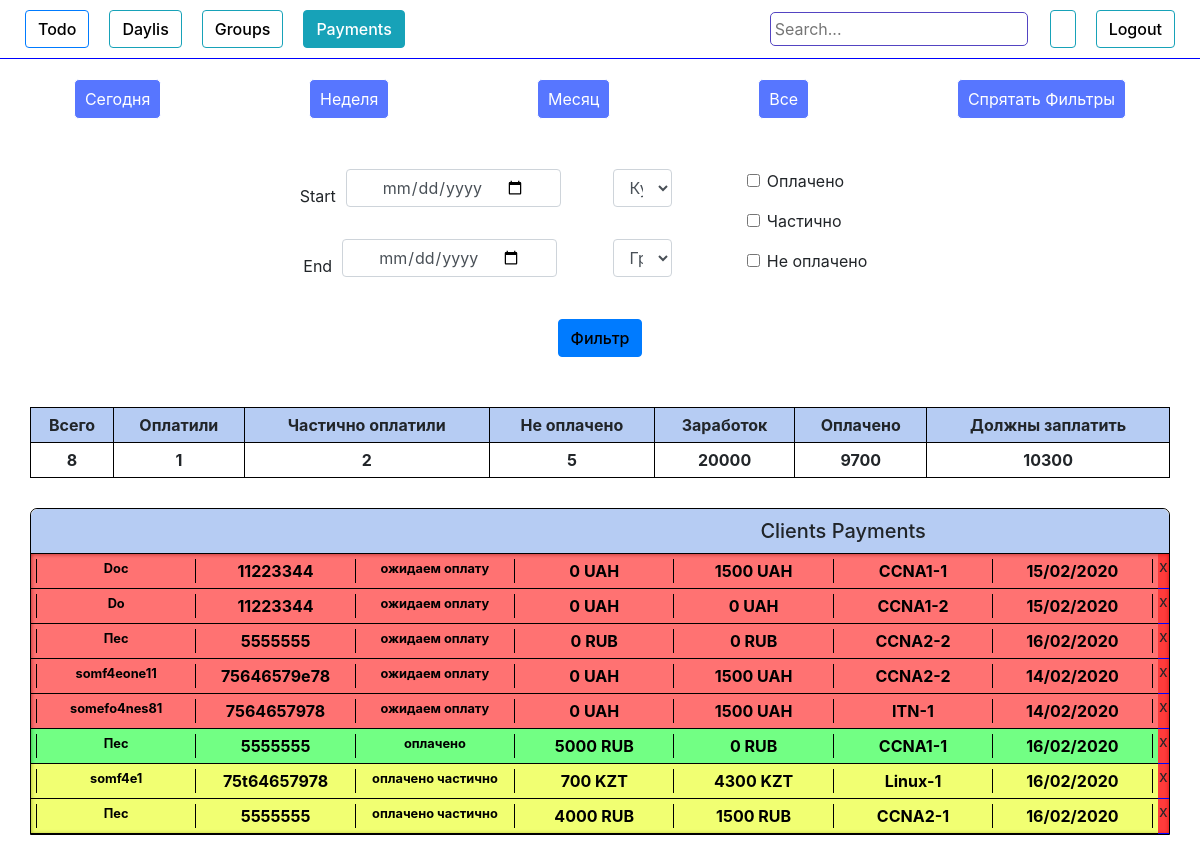
The app's page /pay_filter/5, older data.
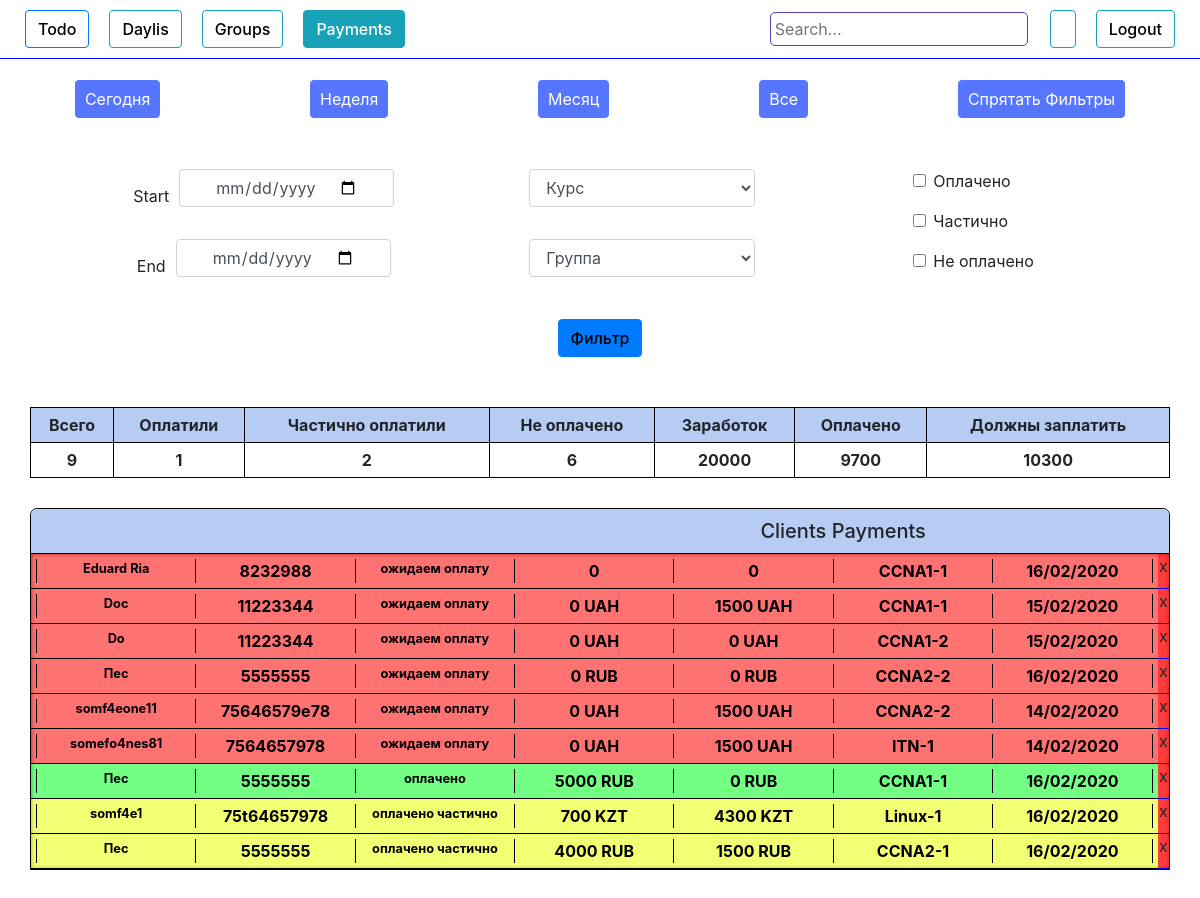
The same page, newer data.
### authorization/models.py (models this page shows, shortened)
class People(models.Model):
    add_date        = models.DateTimeField(blank=True, null=True)
    name            = models.CharField(max_length=100, blank=True)
    phone           = models.CharField(max_length=100, blank=True)
    email           = models.CharField(max_length=100, blank=True)
    course          = models.ForeignKey(Course, on_delete=models.DO_NOTHING)
    country         = models.CharField(max_length=100, blank=True)
    university      = models.CharField(max_length=100, blank=True)
    work            = models.CharField(max_length=100, blank=True)
    where_from      = models.CharField(max_length=100, blank=True)
    ip              = models.CharField(max_length=100, blank=True)
    currency        = models.CharField(max_length=100, blank=True)
    course_price    = models.IntegerField(blank=True, null=True)
    comments        = models.TextField(blank=True)
    wishes          = models.TextField(blank=True)
    callback_time   = models.DateTimeField(blank=True, null=True)
    group           = models.ForeignKey(Group, on_delete=models.DO_NOTHING, null=True, blank=True)
    request_status  = models.CharField(max_length=100, blank=True)
    need_confirm  = models.BooleanField(blank=True, null=True)
    first_payment_date   = models.DateTimeField(blank=True, null=True)
    full_payment_date  = models.DateTimeField(blank=True, null=True)
    payment_history = models.TextField(blank=True)
    total_payment   = models.IntegerField(blank=True, null=True)
    obligation      = models.IntegerField(blank=True, null=True)
    def is_called(self):
        if self.request_status == 'оплачено частично' or self.request_status == 'ожидаем оплату' or self.request_status == 'оплачено':
            return True
        else:
            return False
    def call_status(self):
        if self.request_status != 'перезвонить':
            return False
        else :
            return True
    def is_full_payed(self):
        return (self.request_status == 'оплачено')
    def is_particaly_payed(self):
        return (self.request_status == 'оплачено частично')
    def is_not_payed(self):
        return (self.request_status == 'ожидаем оплату')
    def is_need_confirm(self):
        return (self.need_confirm)
    def get_date(self):
        return self.add_date.strftime('%d/%m/%Y')

class Group(models.Model):
    name            = models.CharField(max_length=100, blank=True)
    created_date    = models.DateTimeField(blank=True, null=True)
    course          = models.ForeignKey(Course, on_delete=models.DO_NOTHING, null=True)
    active          = models.BooleanField(default=True)
    time_start      = models.DateTimeField(blank=True, null=True)
    time_end        = models.DateTimeField(blank=True, null=True)
    def __str__(self):
        return self.name

### authorization/views.py (the view)
# urls.py: path('pay_filter/<int:pk>', views.pay_filter, name='pay_filter'),
def pay_filter(request, pk):
    list_payments = People.objects.all().order_by('request_status','group', 'obligation', )
    formcheck = 1
    groups_all = Group.objects.all()
    course_all = Course.objects.all()
    if pk == 1:  #today
        now = datetime.today() - timedelta(minutes=60)
        list_payments = list_payments.filter(Q(add_date__gte = now))
    elif pk == 2:  #7 days
        now = datetime.today() - timedelta(minutes=60*24*7)
        list_payments = list_payments.filter(Q(add_date__gte = now))
    elif pk == 3:  # 30 days
        now = datetime.today() - timedelta(minutes=60*24*30)
        list_payments = list_payments.filter(Q(add_date__gte = now))
    elif pk == 5:
        formcheck = 2
        start_date_query = request.GET.get('start_date')
        if start_date_query != '' and start_date_query is not None:
             list_payments = list_payments.filter(Q(add_date__gte = start_date_query))
        end_date_query = request.GET.get('end_date')
        if end_date_query != '' and end_date_query is not None:
            end_date_query = (datetime.strptime(end_date_query, '%Y-%m-%d')+timedelta(days=1)).strftime('%Y-%m-%d')
            list_payments = list_payments.filter(Q(add_date__lte= end_date_query))
        course_query = request.GET.get('course')
        if course_query != 'Курс' and course_query is not None:
             list_payments = list_payments.filter(Q(course__name = course_query))
        group_query = request.GET.get('group')
        if group_query != 'Группа' and group_query is not None:
            list_payments = list_payments.filter(Q(group__name = group_query))
        payed_query = request.GET.get('payed')
        if payed_query  == 'on':
             list_payments = list_payments.filter(Q(request_status='оплачено'))
        partly_query = request.GET.get('partly')
        if partly_query  == 'on':
             list_payments = list_payments.filter(Q(request_status='оплачено частично') )
        nonpayed_query = request.GET.get('nonpayed')
        if nonpayed_query == 'on':
             list_payments = list_payments.filter(Q(request_status='ожидаем оплату'))
    elif pk == 6:
        formcheck = 1
    money_all = list_payments.filter(Q(request_status='оплачено') |
                                            Q(request_status='оплачено частично') |
                                            Q(request_status='ожидаем оплату')).aggregate(money_all=Sum(F('course_price')))
    money_all_num = money_all['money_all']
    money_paid = list_payments.filter(Q(request_status='оплачено') |
                                            Q(request_status='оплачено частично') |
                                            Q(request_status='ожидаем оплату')).aggregate(money_paid=Sum(F('total_payment')))
    money_paid_num = money_paid['money_paid']
    if money_all_num == None:
        money_all_num = 0
    if  money_paid_num == None:
            money_paid_num = 0
    money_will_num =  money_all_num - money_paid_num
    people_done = list_payments.filter(Q(request_status='оплачено')).count()
    people_partially = list_payments.filter(Q(request_status='оплачено частично')).count()
    people_waiting = list_payments.filter(Q(request_status='ожидаем оплату')).count()
    people_all_num =  people_done + people_partially + people_waiting
    context = {
        "list_payments":list_payments,
        'groups_all': groups_all,
        'course_all': course_all,
        'formcheck': formcheck,
        "money_all_num" : money_all_num,
        "money_paid_num" : money_paid_num,
        "money_will_num" : money_will_num,
        "people_done" : people_done,
        "people_partially" : people_partially,
        "people_waiting" : people_waiting,
        "people_all_num" : people_all_num,
    }
    return render(request,"groups_payments.html",context)

### authorization/templates/groups_payments.html (shortened to what the changed rows need)
{% load crispy_forms_tags %}
<!DOCTYPE html>
<html lang="en">
<head>
    <link rel="stylesheet" href="https://stackpath.bootstrapcdn.com/bootstrap/4.4.1/css/bootstrap.min.css">
    <link rel="stylesheet" href="https://cdnjs.cloudflare.com/ajax/libs/jquery-datetimepicker/2.5.20/jquery.datetimepicker.min.css" />
    {% load staticfiles %}
    <link rel="stylesheet" href="{% static 'style.css' %}" type="text/css">
</head>
<body>
    <table class="count_table" cellpadding="5">
        <tr class="main_line">
            <th>Всего</th>
            <th>Оплатили</th>
            <th>Частично оплатили</th>
            <th>Не оплачено</th>
            <th>Заработок</th>
            <th>Оплачено</th>
            <th>Должны заплатить</th>
        </tr>
        <tr>
            <th class="center">{{people_all_num}}</th>
            <th class="center">{{people_done}}</th>
            <th class="center">{{people_partially}}</th>
            <th class="center">{{people_waiting}}</th>
            <th class="center">{{money_all_num}}</th>
            <th class="center">{{money_paid_num }}</th>
            <th class="center">{{money_will_num}}</th>
    </table>
    <div class="payment_tables">
        {% if list_payments %}
        <div class="table show table_pay" id="payment_tables">
            <div class="table_content show" id='table_payments_content'>
                {% for item in list_payments %} {% if item.is_called %}
                <div class="item" id="{{item.email}}">
                    <a class="gr-a" href="{% url 'group_payments_update' item.id %}" target="_blank" onClick="popupWin = window.open(this.href, 'Window', 'location,width=720,height=800,top=200,left=300'); popupWin.focus(); return false;">
                        <div class="item_header" data-toggle="collapse" data-target="#item_description"   {% if item.is_full_payed %} style="background-color: rgba(0, 255, 34, 0.554);" {% endif %} {% if item.is_particaly_payed %} style="background-color: rgba(229, 255, 0, 0.554);" {% endif %} {% if item.is_not_payed %}style="background-color: rgba(255, 0, 0, 0.554);"
                            {% endif %}>
                            <table class="item_payment_table" style="width:100%">
                                <tr>
                                    <th>
                                        <div style="font-size: 0.8rem;" class="name">{{item.name}}</div>
                                    </th>
                                    <th>
                                        <div class="phone">{{item.phone}}</div>
                                    </th>
                                    <th>
                                        <div style="font-size: 0.8rem;" class="request_status">{{item.request_status}}</div>
                                    </th>
                                    <th>
                                        <div class="total_payment">{{item.total_payment}} {{item.currency}}</div>
                                    </th>
                                    <th>
                                        <div class="obligation">{{item.obligation}} {{item.currency}}</div>
                                    </th>
                                    <th>
                                        <div class="obligation">{{item.group}}</div>
                                    </th>
                                    <th>
                                        <div class="obligation">{{item.get_date}}</div>
                                    </th>
                                </tr>
                            </table>
                        </div>
                    </a>
                    <span id="del_btn" type="button" data-toggle="collapse" data-target="#ConfirmationFieldDel{{item.id}}" aria-expanded="false">x</span>
                </div>
                {% endif %} {% endfor %}
            </div>
        </div>
        {% else %}
        <h3 style="text-align: center;">Nothing</h3>
        {% endif %}
    </div>
</body>
</html>

Row changes from the older to the newer data that the page shows:
added People: name "Eduard Ria", phone "8232988", request_status "ожидаем оплату", total_payment "0", obligation "0", group "CCNA1-1", get_date "16/02/2020"
Text that changed along with them:
{{ people_all_num }}: "8" → "9"
{{ people_waiting }}: "5" → "6"
